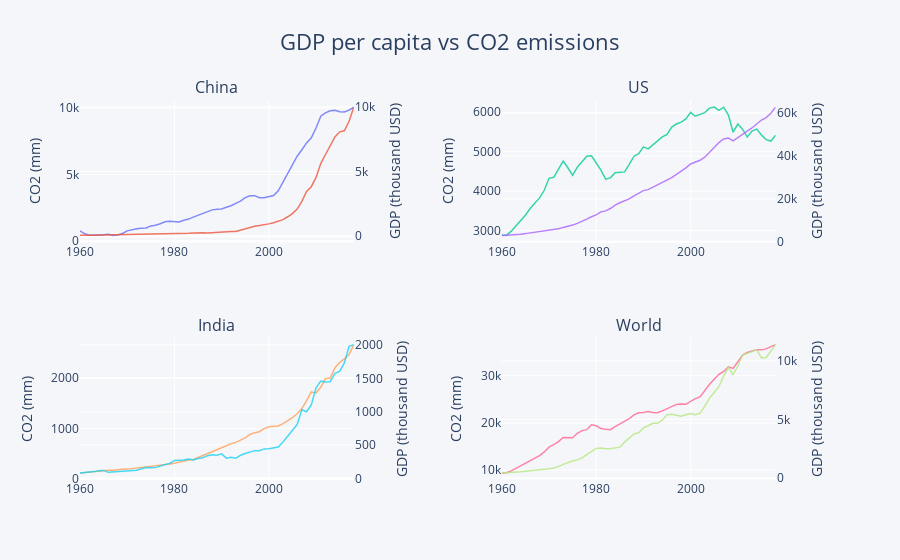

Notebook cell for this chart:
### Markdown cell above
## a) China - US - India - World

### Code cell
from plotly.subplots import make_subplots
fig = make_subplots(rows=2, cols=2,
                    specs=[[{"secondary_y": True},{"secondary_y": True}],
                           [{"secondary_y": True},{"secondary_y": True}]],
                   subplot_titles=("China", "US", "India", "World"))
#fig = go.Figure( layout=go.Layout(xaxis=dict(title = "Year", color = 'black'),
#    ))
#fig = make_subplots(specs=[[{"secondary_y": True}]])

fig.add_trace(go.Scatter(
                x=df1.transpose()[38][2:-2].index,
                y=df1.transpose()[38][2:-2],
                name="CO2 China",
                line_width = 1.5,
                opacity=0.8),
             row = 1, col = 1,
              secondary_y = False,
             )

fig.add_trace(go.Scatter(
                x=GDP_data.transpose()[38][2:-2].index,
                y=GDP_data.transpose()[38][2:-2],
                name="GDP pc China",
                line_width = 1.5,
                opacity=0.8),
             row = 1, col = 1,
              secondary_y = True
             )

fig.add_trace(go.Scatter(
                x=df1.transpose()[249][2:-2].index,
                y=df1.transpose()[249][2:-2],
                name="CO2 US",
                line_width = 1.5,
                opacity=0.8),
             row = 1, col = 2,
              secondary_y = False
             )

fig.add_trace(go.Scatter(
                x=GDP_data.transpose()[249][2:-2].index,
                y=GDP_data.transpose()[249][2:-2],
                name="GDP pc US",
                line_width = 1.5,
                opacity=0.8),
             row = 1, col = 2,
             secondary_y = True
             )
fig.add_trace(go.Scatter(
                x=df1.transpose()[107][2:-2].index,
                y=df1.transpose()[107][2:-2],
                name="CO2 India",
                line_width = 1.5,
                opacity=0.8),
             row = 2, col = 1,
              secondary_y = False
             )

fig.add_trace(go.Scatter(
                x=GDP_data.transpose()[107][2:-2].index,
                y=GDP_data.transpose()[107][2:-2],
                name="GDP pc India",
                line_width = 1.5,
                opacity=0.8),
             row = 2, col = 1,
             secondary_y = True
             )

fig.add_trace(go.Scatter(
                x=df1.transpose()[257][2:-2].index,
                y=df1.transpose()[257][2:-2],
                name="CO2 World",
                line_width = 1.5,
                opacity=0.8),
             row = 2, col = 2,
              secondary_y = False
             )

fig.add_trace(go.Scatter(
                x=GDP_data.transpose()[257][2:-2].index,
                y=GDP_data.transpose()[257][2:-2],
                name="GDP pc World",
                line_width = 1.5,
                opacity=0.8),
             row = 2, col = 2,
             secondary_y = True
             )


# Use date string to set xaxis range
fig.update_layout(title_text = "GDP per capita vs CO2 emissions", 
                  title_x=0.5, title_font_size = 22, legend_y = 0.5,showlegend=False,
                  paper_bgcolor = 'rgb(245, 246, 250)', plot_bgcolor = 'rgb(245, 246, 250)')
fig.update_yaxes(title_text="CO2 (mm)", secondary_y=False)
fig.update_yaxes(title_text="GDP (thousand USD)", secondary_y=True)
fig.show()

### Figure 1 — Plotly figure (JSON) as saved in the notebook; plotly's stock layout.template omitted (floating-point values rounded to 4 significant figures)
{"data": [{"line": {"width": 1.5}, "name": "CO2 China", "opacity": 0.8, "type": "scatter", "x": ["1960", "1961", "1962", "1963", "1964", "1965", "1966", "1967", "1968", "1969", "1970", "1971", "1972", "1973", "1974", "1975", "1976", "1977", "1978", "1979", "1980", "1981", "1982", "1983", "1984", "1985", "1986", "1987", "1988", "1989", "1990", "1991", "1992", "1993", "1994", "1995", "1996", "1997", "1998", "1999", "2000", "2001", "2002", "2003", "2004", "2005", "2006", "2007", "2008", "2009", "2010", "2011", "2012", "2013", "2014", "2015", "2016", "2017", "2018"], "xaxis": "x", "y": [779.0, 551.0, 439.3, 435.5, 435.7, 474.7, 521.5, 432.2, 467.8, 575.9, 770.2, 874.0, 928.9, 965.6, 985.1, 1142.0, 1191.0, 1304.0, 1455.0, 1487.0, 1459.0, 1443.0, 1570.0, 1656.0, 1802.0, 1952.0, 2052.0, 2191.0, 2348.0, 2387.0, 2420.0, 2539.0, 2657.0, 2836.0, 3010.0, 3265.0, 3408.0, 3415.0, 3266.0, 3258.0, 3349.0, 3426.0, 3782.0, 4452.0, 5126.0, 5771.0, 6378.0, 6862.0, 7375.0, 7759.0, 8501.0, 9388.0, 9634.0, 9797.0, 9820.0, 9716.0, 9704.0, 9839.0, 10060.0], "yaxis": "y"}, {"line": {"width": 1.5}, "name": "GDP pc China", "opacity": 0.8, "type": "scatter", "x": ["1960", "1961", "1962", "1963", "1964", "1965", "1966", "1967", "1968", "1969", "1970", "1971", "1972", "1973", "1974", "1975", "1976", "1977", "1978", "1979", "1980", "1981", "1982", "1983", "1984", "1985", "1986", "1987", "1988", "1989", "1990", "1991", "1992", "1993", "1994", "1995", "1996", "1997", "1998", "1999", "2000", "2001", "2002", "2003", "2004", "2005", "2006", "2007", "2008", "2009", "2010", "2011", "2012", "2013", "2014", "2015", "2016", "2017", "2018"], "xaxis": "x", "y": [89.52, 75.81, 70.91, 74.31, 85.5, 98.49, 104.3, 96.59, 91.47, 100.1, 113.2, 118.7, 131.9, 157.1, 160.1, 178.3, 165.4, 185.4, 156.4, 184.0, 194.8, 197.1, 203.3, 225.4, 250.7, 294.5, 281.9, 251.8, 283.5, 310.9, 317.9, 333.1, 366.5, 377.4, 473.5, 609.7, 709.4, 781.7, 828.6, 873.3, 959.4, 1053.0, 1149.0, 1289.0, 1509.0, 1753.0, 2099.0, 2694.0, 3468.0, 3832.0, 4550.0, 5618.0, 6317.0, 7051.0, 7679.0, 8067.0, 8148.0, 8879.0, 9977.0], "yaxis": "y2"}, {"line": {"width": 1.5}, "name": "CO2 US", "opacity": 0.8, "type": "scatter", "x": ["1960", "1961", "1962", "1963", "1964", "1965", "1966", "1967", "1968", "1969", "1970", "1971", "1972", "1973", "1974", "1975", "1976", "1977", "1978", "1979", "1980", "1981", "1982", "1983", "1984", "1985", "1986", "1987", "1988", "1989", "1990", "1991", "1992", "1993", "1994", "1995", "1996", "1997", "1998", "1999", "2000", "2001", "2002", "2003", "2004", "2005", "2006", "2007", "2008", "2009", "2010", "2011", "2012", "2013", "2014", "2015", "2016", "2017", "2018"], "xaxis": "x2", "y": [2888.0, 2877.0, 2984.0, 3116.0, 3253.0, 3388.0, 3559.0, 3693.0, 3828.0, 4022.0, 4326.0, 4351.0, 4558.0, 4762.0, 4593.0, 4401.0, 4607.0, 4735.0, 4883.0, 4894.0, 4717.0, 4530.0, 4302.0, 4336.0, 4468.0, 4484.0, 4488.0, 4681.0, 4886.0, 4948.0, 5121.0, 5072.0, 5175.0, 5281.0, 5375.0, 5437.0, 5625.0, 5702.0, 5750.0, 5830.0, 5997.0, 5900.0, 5942.0, 5991.0, 6105.0, 6131.0, 6050.0, 6128.0, 5928.0, 5494.0, 5700.0, 5573.0, 5372.0, 5523.0, 5572.0, 5423.0, 5307.0, 5271.0, 5416.0], "yaxis": "y3"}, {"line": {"width": 1.5}, "name": "GDP pc US", "opacity": 0.8, "type": "scatter", "x": ["1960", "1961", "1962", "1963", "1964", "1965", "1966", "1967", "1968", "1969", "1970", "1971", "1972", "1973", "1974", "1975", "1976", "1977", "1978", "1979", "1980", "1981", "1982", "1983", "1984", "1985", "1986", "1987", "1988", "1989", "1990", "1991", "1992", "1993", "1994", "1995", "1996", "1997", "1998", "1999", "2000", "2001", "2002", "2003", "2004", "2005", "2006", "2007", "2008", "2009", "2010", "2011", "2012", "2013", "2014", "2015", "2016", "2017", "2018"], "xaxis": "x2", "y": [3007.0, 3067.0, 3244.0, 3375.0, 3574.0, 3828.0, 4146.0, 4336.0, 4696.0, 5032.0, 5234.0, 5609.0, 6094.0, 6726.0, 7226.0, 7801.0, 8592.0, 9453.0, 10560.0, 11670.0, 12570.0, 13980.0, 14430.0, 15540.0, 17120.0, 18240.0, 19070.0, 20040.0, 21420.0, 22860.0, 23890.0, 24340.0, 25420.0, 26390.0, 27690.0, 28690.0, 29970.0, 31460.0, 32850.0, 34510.0, 36330.0, 37130.0, 38020.0, 39500.0, 41710.0, 44110.0, 46300.0, 47980.0, 48380.0, 47100.0, 48470.0, 49890.0, 51610.0, 53120.0, 55050.0, 56820.0, 57930.0, 59960.0, 62840.0], "yaxis": "y4"}, {"line": {"width": 1.5}, "name": "CO2 India", "opacity": 0.8, "type": "scatter", "x": ["1960", "1961", "1962", "1963", "1964", "1965", "1966", "1967", "1968", "1969", "1970", "1971", "1972", "1973", "1974", "1975", "1976", "1977", "1978", "1979", "1980", "1981", "1982", "1983", "1984", "1985", "1986", "1987", "1988", "1989", "1990", "1991", "1992", "1993", "1994", "1995", "1996", "1997", "1998", "1999", "2000", "2001", "2002", "2003", "2004", "2005", "2006", "2007", "2008", "2009", "2010", "2011", "2012", "2013", "2014", "2015", "2016", "2017", "2018"], "xaxis": "x3", "y": [120.6, 130.4, 143.5, 154.1, 150.6, 166.0, 171.7, 172.1, 187.1, 190.4, 194.7, 205.3, 217.2, 223.6, 231.2, 251.2, 262.5, 277.6, 281.5, 295.3, 312.5, 337.1, 347.8, 376.7, 385.9, 424.3, 455.1, 486.1, 525.1, 576.4, 616.6, 656.7, 698.8, 722.9, 764.2, 811.5, 878.8, 915.0, 933.5, 995.2, 1030.0, 1036.0, 1048.0, 1092.0, 1146.0, 1210.0, 1287.0, 1390.0, 1548.0, 1720.0, 1700.0, 1812.0, 1979.0, 1994.0, 2199.0, 2298.0, 2372.0, 2457.0, 2654.0], "yaxis": "y5"}, {"line": {"width": 1.5}, "name": "GDP pc India", "opacity": 0.8, "type": "scatter", "x": ["1960", "1961", "1962", "1963", "1964", "1965", "1966", "1967", "1968", "1969", "1970", "1971", "1972", "1973", "1974", "1975", "1976", "1977", "1978", "1979", "1980", "1981", "1982", "1983", "1984", "1985", "1986", "1987", "1988", "1989", "1990", "1991", "1992", "1993", "1994", "1995", "1996", "1997", "1998", "1999", "2000", "2001", "2002", "2003", "2004", "2005", "2006", "2007", "2008", "2009", "2010", "2011", "2012", "2013", "2014", "2015", "2016", "2017", "2018"], "xaxis": "x3", "y": [82.19, 85.35, 89.88, 101.1, 115.5, 119.3, 90.0, 96.34, 99.88, 107.6, 112.4, 118.6, 123.0, 143.8, 163.5, 158.0, 161.1, 186.2, 205.7, 224.0, 266.6, 270.5, 274.1, 291.2, 276.7, 296.4, 310.5, 340.4, 354.1, 346.1, 367.6, 303.1, 317.0, 301.2, 346.1, 373.8, 400.0, 415.5, 413.3, 442.0, 443.3, 451.6, 471.0, 546.7, 627.8, 714.9, 806.8, 1028.0, 998.5, 1102.0, 1358.0, 1458.0, 1444.0, 1450.0, 1574.0, 1606.0, 1733.0, 1982.0, 2006.0], "yaxis": "y6"}, {"line": {"width": 1.5}, "name": "CO2 World", "opacity": 0.8, "type": "scatter", "x": ["1960", "1961", "1962", "1963", "1964", "1965", "1966", "1967", "1968", "1969", "1970", "1971", "1972", "1973", "1974", "1975", "1976", "1977", "1978", "1979", "1980", "1981", "1982", "1983", "1984", "1985", "1986", "1987", "1988", "1989", "1990", "1991", "1992", "1993", "1994", "1995", "1996", "1997", "1998", "1999", "2000", "2001", "2002", "2003", "2004", "2005", "2006", "2007", "2008", "2009", "2010", "2011", "2012", "2013", "2014", "2015", "2016", "2017", "2018"], "xaxis": "x4", "y": [9411.0, 9452.0, 9838.0, 10380.0, 10970.0, 11470.0, 12050.0, 12430.0, 13060.0, 13850.0, 14850.0, 15410.0, 16020.0, 16890.0, 16920.0, 16830.0, 17800.0, 18360.0, 18560.0, 19590.0, 19390.0, 18790.0, 18620.0, 18550.0, 19220.0, 19790.0, 20400.0, 20910.0, 21680.0, 22150.0, 22180.0, 22430.0, 22200.0, 22150.0, 22530.0, 23010.0, 23520.0, 23920.0, 23980.0, 23930.0, 24560.0, 25140.0, 25490.0, 26870.0, 28190.0, 29250.0, 30290.0, 30880.0, 31880.0, 31520.0, 33070.0, 34360.0, 34920.0, 35210.0, 35510.0, 35460.0, 35680.0, 36150.0, 36570.0], "yaxis": "y7"}, {"line": {"width": 1.5}, "name": "GDP pc World", "opacity": 0.8, "type": "scatter", "x": ["1960", "1961", "1962", "1963", "1964", "1965", "1966", "1967", "1968", "1969", "1970", "1971", "1972", "1973", "1974", "1975", "1976", "1977", "1978", "1979", "1980", "1981", "1982", "1983", "1984", "1985", "1986", "1987", "1988", "1989", "1990", "1991", "1992", "1993", "1994", "1995", "1996", "1997", "1998", "1999", "2000", "2001", "2002", "2003", "2004", "2005", "2006", "2007", "2008", "2009", "2010", "2011", "2012", "2013", "2014", "2015", "2016", "2017", "2018"], "xaxis": "x4", "y": [451.7, 463.8, 489.5, 516.6, 554.6, 591.7, 628.7, 655.9, 693.9, 749.7, 803.9, 870.4, 984.5, 1178.0, 1333.0, 1457.0, 1557.0, 1730.0, 2005.0, 2289.0, 2533.0, 2577.0, 2507.0, 2513.0, 2561.0, 2644.0, 3070.0, 3432.0, 3772.0, 3870.0, 4285.0, 4465.0, 4668.0, 4670.0, 4940.0, 5412.0, 5453.0, 5357.0, 5273.0, 5396.0, 5498.0, 5397.0, 5533.0, 6131.0, 6821.0, 7297.0, 7812.0, 8695.0, 9424.0, 8830.0, 9551.0, 10490.0, 10610.0, 10780.0, 10950.0, 10250.0, 10280.0, 10820.0, 11370.0], "yaxis": "y8"}], "layout": {"annotations": [{"font": {"size": 16}, "showarrow": false, "text": "China", "x": 0.185, "xanchor": "center", "xref": "paper", "y": 1, "yanchor": "bottom", "yref": "paper"}, {"font": {"size": 16}, "showarrow": false, "text": "US", "x": 0.755, "xanchor": "center", "xref": "paper", "y": 1, "yanchor": "bottom", "yref": "paper"}, {"font": {"size": 16}, "showarrow": false, "text": "India", "x": 0.185, "xanchor": "center", "xref": "paper", "y": 0.375, "yanchor": "bottom", "yref": "paper"}, {"font": {"size": 16}, "showarrow": false, "text": "World", "x": 0.755, "xanchor": "center", "xref": "paper", "y": 0.375, "yanchor": "bottom", "yref": "paper"}], "legend": {"y": 0.5}, "paper_bgcolor": "rgb(245, 246, 250)", "plot_bgcolor": "rgb(245, 246, 250)", "showlegend": false, "title": {"font": {"size": 22}, "text": "GDP per capita vs CO2 emissions", "x": 0.5}, "xaxis": {"anchor": "y", "domain": [0, 0.37]}, "xaxis2": {"anchor": "y3", "domain": [0.57, 0.94]}, "xaxis3": {"anchor": "y5", "domain": [0, 0.37]}, "xaxis4": {"anchor": "y7", "domain": [0.57, 0.94]}, "yaxis": {"anchor": "x", "domain": [0.625, 1], "title": {"text": "CO2 (mm)"}}, "yaxis2": {"anchor": "x", "overlaying": "y", "side": "right", "title": {"text": "GDP (thousand USD)"}}, "yaxis3": {"anchor": "x2", "domain": [0.625, 1], "title": {"text": "CO2 (mm)"}}, "yaxis4": {"anchor": "x2", "overlaying": "y3", "side": "right", "title": {"text": "GDP (thousand USD)"}}, "yaxis5": {"anchor": "x3", "domain": [0, 0.375], "title": {"text": "CO2 (mm)"}}, "yaxis6": {"anchor": "x3", "overlaying": "y5", "side": "right", "title": {"text": "GDP (thousand USD)"}}, "yaxis7": {"anchor": "x4", "domain": [0, 0.375], "title": {"text": "CO2 (mm)"}}, "yaxis8": {"anchor": "x4", "overlaying": "y7", "side": "right", "title": {"text": "GDP (thousand USD)"}}}}
